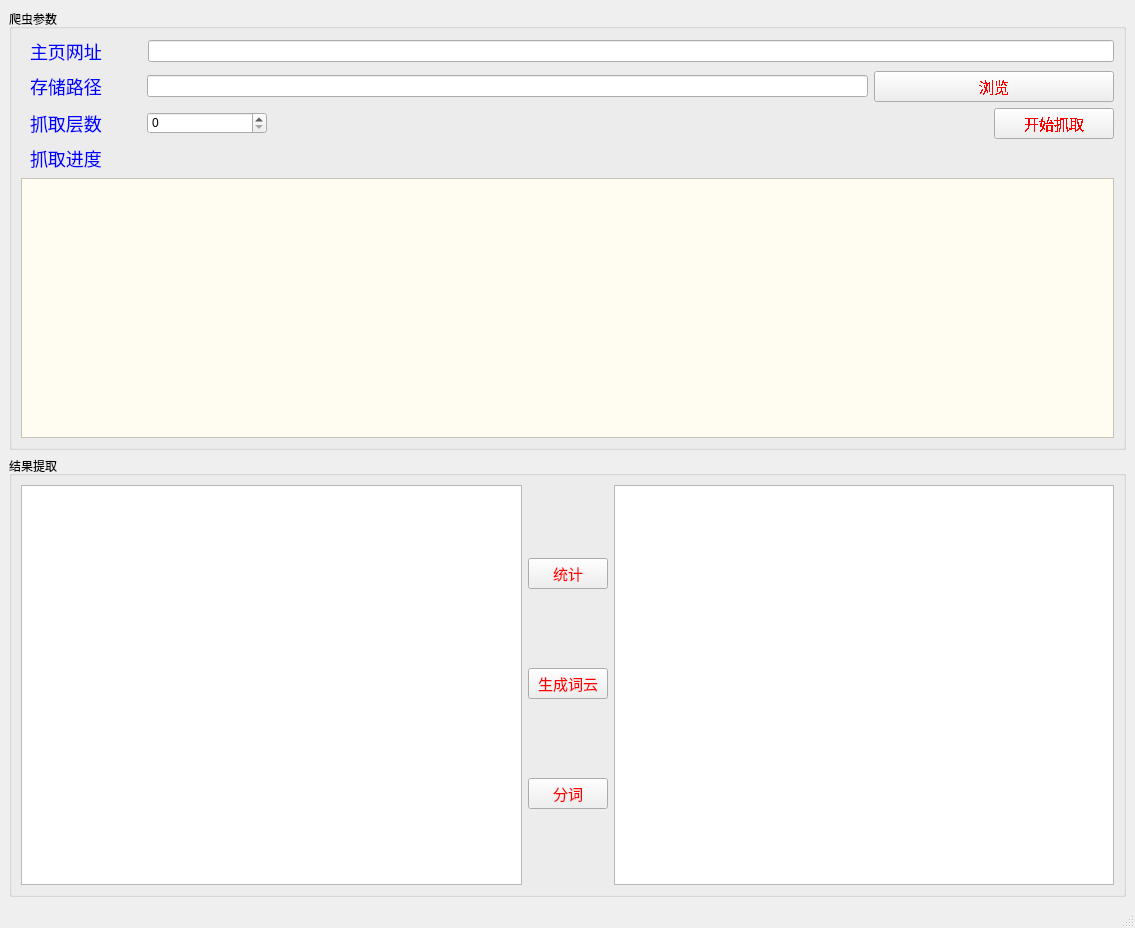
<?xml version="1.0" encoding="UTF-8"?>
<ui version="4.0">
 <class>MainWindow</class>
 <widget class="QMainWindow" name="MainWindow">
  <property name="geometry">
   <rect>
    <x>0</x>
    <y>0</y>
    <width>1135</width>
    <height>928</height>
   </rect>
  </property>
  <property name="windowTitle">
   <string>MainWindow</string>
  </property>
  <property name="styleSheet">
   <string notr="true">QPushButton {
	color: red;
	font-size: 15px;
}
QLabel {
	color: blue;
	font-size: 18px;
	margin-left: 5px;
}
#textBrowser {
	background-color: rgb(255, 252, 242);
}</string>
  </property>
  <widget class="QWidget" name="centralwidget">
   <layout class="QVBoxLayout" name="verticalLayout_2">
    <item>
     <widget class="QGroupBox" name="groupBox">
      <property name="title">
       <string>爬虫参数</string>
      </property>
      <layout class="QVBoxLayout" name="verticalLayout">
       <item>
        <layout class="QHBoxLayout" name="horizontalLayout" stretch="1,8">
         <item>
          <widget class="QLabel" name="label">
           <property name="font">
            <font>
             <pointsize>-1</pointsize>
            </font>
           </property>
           <property name="text">
            <string>主页网址</string>
           </property>
          </widget>
         </item>
         <item>
          <widget class="QLineEdit" name="lineEdit"/>
         </item>
        </layout>
       </item>
       <item>
        <layout class="QHBoxLayout" name="horizontalLayout_2" stretch="1,6,2">
         <item>
          <widget class="QLabel" name="label_2">
           <property name="font">
            <font>
             <pointsize>-1</pointsize>
            </font>
           </property>
           <property name="text">
            <string>存储路径</string>
           </property>
          </widget>
         </item>
         <item>
          <widget class="QLineEdit" name="lineEdit_2"/>
         </item>
         <item>
          <widget class="QPushButton" name="pushButton_5">
           <property name="font">
            <font>
             <pointsize>-1</pointsize>
             <stylestrategy>NoAntialias</stylestrategy>
            </font>
           </property>
           <property name="text">
            <string>浏览</string>
           </property>
          </widget>
         </item>
        </layout>
       </item>
       <item>
        <layout class="QHBoxLayout" name="horizontalLayout_3" stretch="1,1,6,1">
         <item>
          <widget class="QLabel" name="label_3">
           <property name="font">
            <font>
             <pointsize>-1</pointsize>
            </font>
           </property>
           <property name="text">
            <string>抓取层数</string>
           </property>
          </widget>
         </item>
         <item>
          <widget class="QSpinBox" name="spinBox"/>
         </item>
         <item>
          <spacer name="horizontalSpacer">
           <property name="orientation">
            <enum>Qt::Horizontal</enum>
           </property>
           <property name="sizeHint" stdset="0">
            <size>
             <width>40</width>
             <height>20</height>
            </size>
           </property>
          </spacer>
         </item>
         <item>
          <widget class="QPushButton" name="pushButton">
           <property name="font">
            <font>
             <pointsize>-1</pointsize>
             <stylestrategy>NoAntialias</stylestrategy>
            </font>
           </property>
           <property name="text">
            <string>开始抓取</string>
           </property>
          </widget>
         </item>
        </layout>
       </item>
       <item>
        <layout class="QHBoxLayout" name="horizontalLayout_4" stretch="1">
         <item>
          <widget class="QLabel" name="label_4">
           <property name="font">
            <font>
             <pointsize>-1</pointsize>
            </font>
           </property>
           <property name="text">
            <string>抓取进度</string>
           </property>
          </widget>
         </item>
        </layout>
       </item>
       <item>
        <widget class="QTextBrowser" name="textBrowser"/>
       </item>
      </layout>
     </widget>
    </item>
    <item>
     <widget class="QGroupBox" name="groupBox_2">
      <property name="title">
       <string>结果提取</string>
      </property>
      <layout class="QHBoxLayout" name="horizontalLayout_5">
       <item>
        <widget class="QPlainTextEdit" name="plainTextEdit_2"/>
       </item>
       <item>
        <layout class="QVBoxLayout" name="verticalLayout_3">
         <item>
          <widget class="QPushButton" name="pushButton_3">
           <property name="text">
            <string>统计</string>
           </property>
          </widget>
         </item>
         <item>
          <widget class="QPushButton" name="pushButton_4">
           <property name="text">
            <string>生成词云</string>
           </property>
          </widget>
         </item>
         <item>
          <widget class="QPushButton" name="pushButton_2">
           <property name="text">
            <string>分词</string>
           </property>
          </widget>
         </item>
        </layout>
       </item>
       <item>
        <widget class="QPlainTextEdit" name="plainTextEdit_3"/>
       </item>
      </layout>
     </widget>
    </item>
   </layout>
  </widget>
  <widget class="QMenuBar" name="menubar">
   <property name="geometry">
    <rect>
     <x>0</x>
     <y>0</y>
     <width>1135</width>
     <height>23</height>
    </rect>
   </property>
  </widget>
  <widget class="QStatusBar" name="statusbar"/>
 </widget>
 <resources/>
 <connections/>
</ui>
